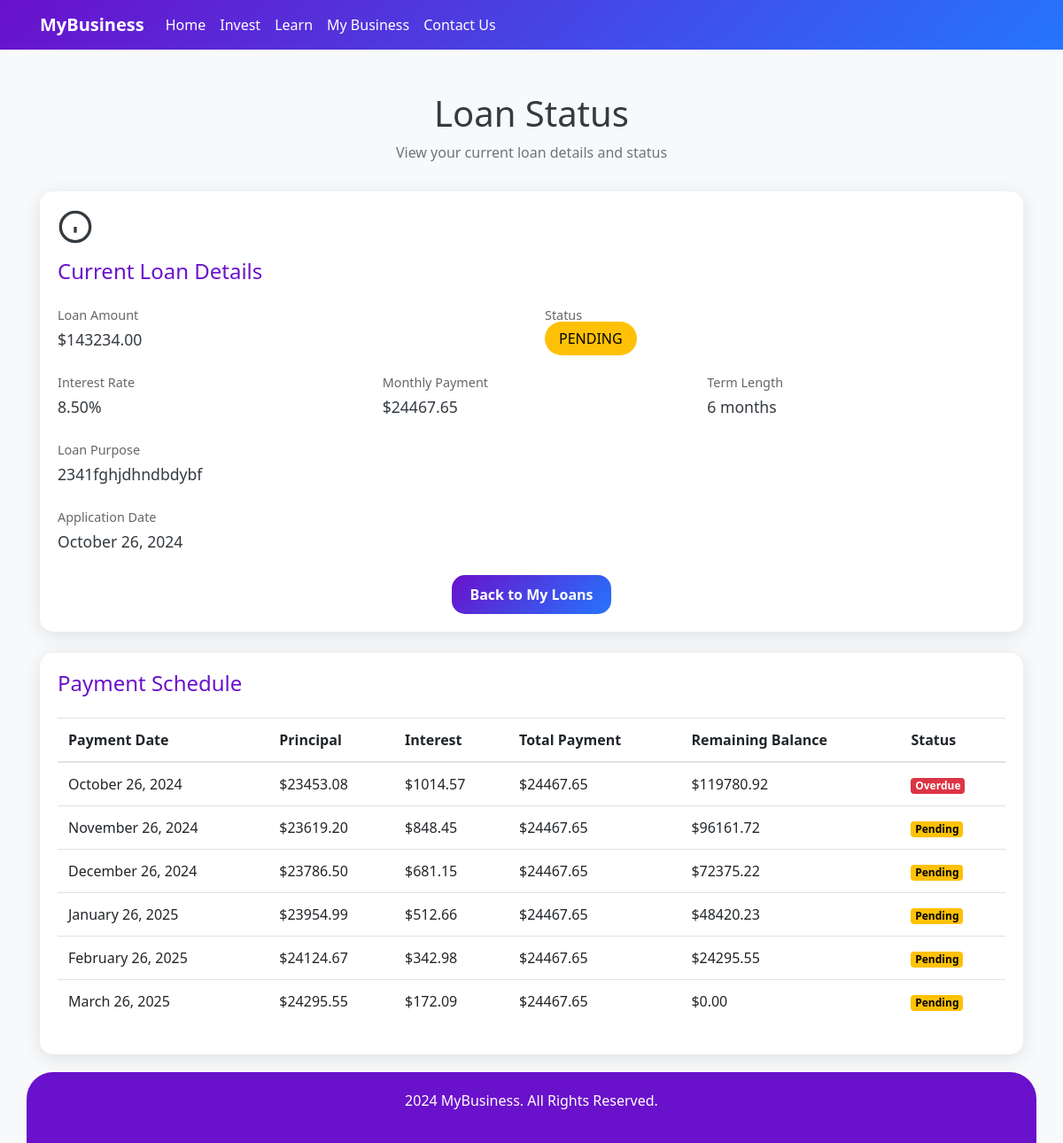
The app's page /loan/1/status/ (signed in) with its own data.
### capitalminded/models.py (models this page shows, shortened)
class MicroLoan(models.Model):
    LOAN_STATUS_CHOICES = [
        ('PENDING', 'Pending'),
        ('APPROVED', 'Approved'),
        ('REJECTED', 'Rejected'),
        ('ACTIVE', 'Active'),
        ('PAID', 'Paid'),
    ]
    business = models.ForeignKey('BusinessRegistration', on_delete=models.CASCADE)
    amount_requested = models.DecimalField(max_digits=10, decimal_places=2)
    interest_rate = models.DecimalField(max_digits=5, decimal_places=2)
    term_months = models.IntegerField()
    purpose = models.TextField()
    status = models.CharField(max_length=20, choices=LOAN_STATUS_CHOICES, default='PENDING')
    application_date = models.DateTimeField(auto_now_add=True)
    approval_date = models.DateTimeField(null=True, blank=True)
    monthly_payment = models.DecimalField(max_digits=10, decimal_places=2, null=True, blank=True)
    start_date = models.DateField(auto_now_add=True)
    end_date = models.DateField(null=True, blank=True)
    next_payment_date = models.DateField(null=True, blank=True)
    total_payments_made = models.DecimalField(max_digits=10, decimal_places=2, default=0)
    remaining_balance = models.DecimalField(max_digits=10, decimal_places=2, null=True, blank=True)
    payment_frequency = models.CharField(max_length=20, choices=[
        ('MONTHLY', 'Monthly'),
        ('BI_WEEKLY', 'Bi-Weekly'),
        ('WEEKLY', 'Weekly')
    ], default='MONTHLY')
    performance_score = models.IntegerField(default=100)
    principal_paid = models.DecimalField(max_digits=10, decimal_places=2, default=0)
    interest_paid = models.DecimalField(max_digits=10, decimal_places=2, default=0)
    @property
    def total_amount(self):
        return self.monthly_payment * self.term_months
    def get_payment_schedule(self):
        schedule = []
        remaining_balance = self.amount_requested
        payment_date = self.start_date
        monthly_interest_rate = self.interest_rate / Decimal('100') / Decimal('12')
        for _ in range(self.term_months):
            interest_amount = remaining_balance * monthly_interest_rate
            principal_amount = self.monthly_payment - interest_amount
            if principal_amount > remaining_balance:
                principal_amount = remaining_balance
                interest_amount = remaining_balance * monthly_interest_rate
            remaining_balance -= principal_amount
            schedule.append({
                'due_date': payment_date,
                'principal_amount': principal_amount,
                'interest_amount': interest_amount,
                'total_amount': principal_amount + interest_amount,
                'remaining_balance': remaining_balance,
                'is_paid': payment_date < timezone.now().date() and self.status == 'PAID',
                'is_overdue': payment_date < timezone.now().date() and not self.status == 'PAID'
            })
            payment_date += relativedelta(months=1)
        return schedule

### capitalminded/views.py (the view)
# urls.py: path('loan/<int:loan_id>/status/', views.loan_status, name='loan_status'),
@login_required
def loan_status(request, loan_id):
    loan = get_object_or_404(MicroLoan.objects.select_related('business'), id=loan_id)
    context = {
        'loan': loan,
        'payment_schedule': loan.get_payment_schedule(),
        'total_paid': loan.principal_paid + loan.interest_paid,
        'progress_percentage': (loan.total_payments_made / loan.total_amount) * 100 if loan.total_amount else 0,
    }
    return render(request, 'loan_status.html', context)

### templates/loan_status.html (shortened to what this page needs)
<!DOCTYPE html>
<html lang="en">
<head>
    <link href="https://stackpath.bootstrapcdn.com/bootstrap/4.5.2/css/bootstrap.min.css" rel="stylesheet">
    <link href="https://cdnjs.cloudflare.com/ajax/libs/font-awesome/5.15.4/css/all.min.css" rel="stylesheet">
</head>
<body>
    <nav class="navbar navbar-expand-lg navbar-light" style="background: linear-gradient(135deg, #6a11cb, #2575fc);">
        <div class="container">
            <a class="navbar-brand text-white" href="#"><strong>MyBusiness</strong></a>
            <div class="collapse navbar-collapse" id="navbarNav">
                <ul class="navbar-nav ms-auto">
                    <li class="nav-item">
                        <a class="nav-link text-white" href="{% url 'dashboard' %}">Home</a>
                    </li>
                    <li class="nav-item">
                        <a class="nav-link text-white" href="#">Invest</a>
                    </li>
                    <li class="nav-item">
                        <a class="nav-link text-white" href="#">Learn</a>
                    </li>
                    <li class="nav-item">
                        <a class="nav-link text-white" href="#">My Business</a>
                    </li>
                    <li class="nav-item">
                        <a class="nav-link text-white" href="#">Contact Us</a >
                    </li>
                </ul>
            </div>
        </div>
    </nav>
    <div class="container mt-5">
        <div class="header">
            <h1>Loan Status</h1>
            <p class="text-muted">View your current loan details and status</p>
        </div>
        <div class="row">
            <div class="col-md-12">
                <div class="card panel">
                    <div class="card-body">
                        <div class="icon">
                            <svg width="40" height="40" viewBox="0 0 24 24" fill="none" stroke="currentColor" stroke-width="2">
                                <circle cx="12" cy="12" r="10"></circle>
                                <line x1="12" y1="16" x2="12" y2="12"></line>
                                <line x1="12" y1="8" x2="12.01" y2="8"></line>
                            </svg>
                        </div>
                        <h2 class="panel-title">Current Loan Details</h2>
                        <div class="row mb-4">
                            <div class="col-md-6">
                                <div class="detail-label">Loan Amount</div>
                                <div class="detail-value">${{ loan.amount_requested }}</div>
                            </div>
                            <div class="col-md-6">
                                <div class="detail-label">Status</div>
                                <span class="status-badge badge-{% if loan.status == 'APPROVED' %}success{% elif loan.status == 'PENDING' %}warning{% elif loan.status == 'REJECTED' %}danger{% elif loan.status == 'ACTIVE' %}info{% elif loan.status == 'PAID' %}secondary{% endif %}">
                                    {{ loan.status }}
                                </span>
                            </div>
                        </div>
                        <div class="row mb-4">
                            <div class="col-md-4">
                                <div class="detail-label">Interest Rate</div>
                                <div class="detail-value">{{ loan.interest_rate }}%</div>
                            </div>
                            <div class="col-md-4">
                                <div class="detail-label">Monthly Payment</div>
                                <div class="detail-value">${{ loan.monthly_payment }}</div>
                            </div>
                            <div class="col-md-4">
                                <div class="detail-label">Term Length</div>
                                <div class="detail-value">{{ loan.term_months }} months</div>
                            </div>
                        </div>
                        <div class="mb-4">
                            <div class="detail-label">Loan Purpose</div>
                            <div class="detail-value">{{ loan.purpose }}</div>
                        </div>
                        <div class="row mb-4">
                            <div class="col-md-6">
                                <div class="detail-label">Application Date</div>
                                <div class="detail-value">{{ loan.application_date|date:"F d, Y" }}</div>
                            </div>
                        </div>
                        <div class="text-center mt-4">
                            <a href="{% url 'my_loans' loan.business.id %}" class="btn btn-custom">Back to My Loans</a>
                        </div>
                    </div>
                </div>
            </div>
        </div>
        <div class="row mt-4">
            <div class="col-md-12">
                <div class="card panel">
                    <div class="card-body">
                        <h2 class="panel-title">Payment Schedule</h2>
                        <div class="table-responsive">
                            <table class="table table-hover">
                                <thead>
                                    <tr>
                                        <th>Payment Date</th>
                                        <th>Principal</th>
                                        <th>Interest</th>
                                        <th>Total Payment</th>
                                        <th>Remaining Balance</th>
                                        <th>Status</th>
                                    </tr>
                                </thead>
                                <tbody>
                                    {% for payment in payment_schedule %}
                                    <tr>
                                        <td>{{ payment.due_date|date:"F d, Y" }}</td>
                                        <td>${{ payment.principal_amount|floatformat:2 }}</td>
                                        <td>${{ payment.interest_amount|floatformat:2 }}</td>
                                        <td>${{ payment.total_amount|floatformat:2 }}</td>
                                        <td>${{ payment.remaining_balance|floatformat:2 }}</td>
                                        <td>
                                            <span class="badge {% if payment.is_paid %}badge-success{% elif payment.is_overdue %}badge-danger{% else %}badge-warning{% endif %}">
                                                {% if payment.is_paid %}Paid
                                                {% elif payment.is_overdue %}Overdue
                                                {% else %}Pending
                                                {% endif %}
                                            </span>
                                        </td>
                                    </tr>
                                    {% endfor %}
                                </tbody>
                            </table>
                        </div>
                    </div>
                </div>
            </div>
        </div>
    </div>
    <footer class="container">
        <p> 2024 MyBusiness. All Rights Reserved.</p>
    </footer>
</body>
</html>

### templates/loan_status.html (style rules this page uses)
body { background-color: #f8f9fa; color: #343a40; font-family: 'Segoe UI', Tahoma, Geneva, Verdana, sans-serif; }
.header { text-align: center; margin-bottom: 2rem; }
.panel { border: none; box-shadow: 0 4px 20px rgba(0, 0, 0, 0.1); border-radius: 15px; }
.panel-title { color: #6a11cb; font-size: 1.5rem; margin-bottom: 1.5rem; }
.status-badge { font-size: 1rem; padding: 0.5rem 1rem; border-radius: 20px; }
.badge-warning { background-color: #ffc107; color: #000; }
.badge-danger { background-color: #dc3545; color: white; }
.icon { margin-bottom: 1rem; }
.detail-label { color: #666; font-size: 0.9rem; margin-bottom: 0.25rem; }
.detail-value { font-size: 1.1rem; font-weight: 500; }
footer { background-color: #6a11cb; color: white; text-align: center; padding: 20px; border-radius: 30px 30px 0 0; margin-top: 20px; }
.btn-custom { background: linear-gradient(135deg, #6a11cb, #2575fc); color: white; border: none; padding: 10px 20px; border-radius: 15px; font-weight: bold; transition: all 0.3s; }

### records on screen
MicroLoan: amount_requested "143234.00", status "PENDING", interest_rate "8.50", monthly_payment "24467.65", term_months "6", purpose "2341fghjdhndbdybf", application_date "October 26, 2024", due_date "October 26, 2024"

### other values on screen
{{ payment.principal_amount|floatformat:2 }} "23453.08" "23619.20" "23786.50" "23954.99" "24124.67" "24295.55"
{{ payment.interest_amount|floatformat:2 }} "1014.57" "848.45" "681.15" "512.66" "342.98" "172.09"
{{ payment.total_amount|floatformat:2 }} "24467.65" "24467.65" "24467.65" "24467.65" "24467.65" "24467.65"
{{ payment.remaining_balance|floatformat:2 }} "119780.92" "96161.72" "72375.22" "48420.23" "24295.55" "0.00"
{{ payment.due_date|date:"F d, Y" }} "November 26, 2024" "December 26, 2024" "January 26, 2025" "February 26, 2025" "March 26, 2025"
